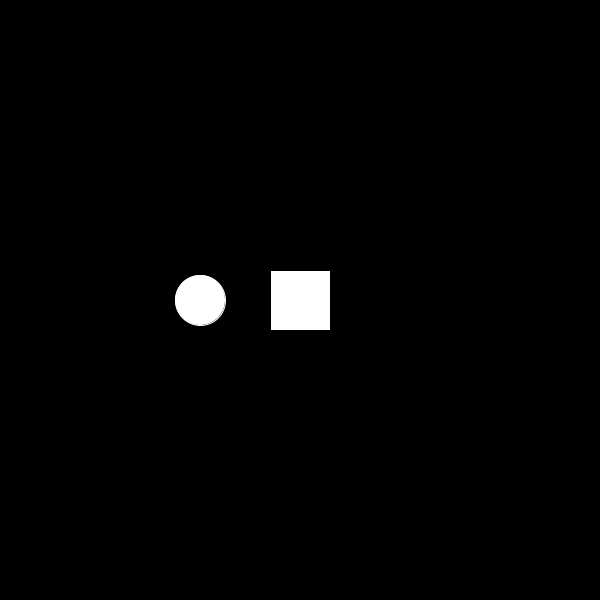
Frame 1 (no input)
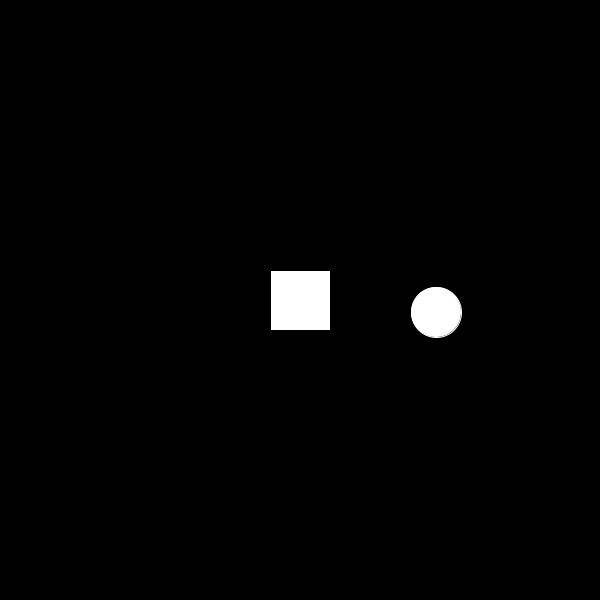
Frame 60 (the mouse pressed at the canvas centre just before this capture)
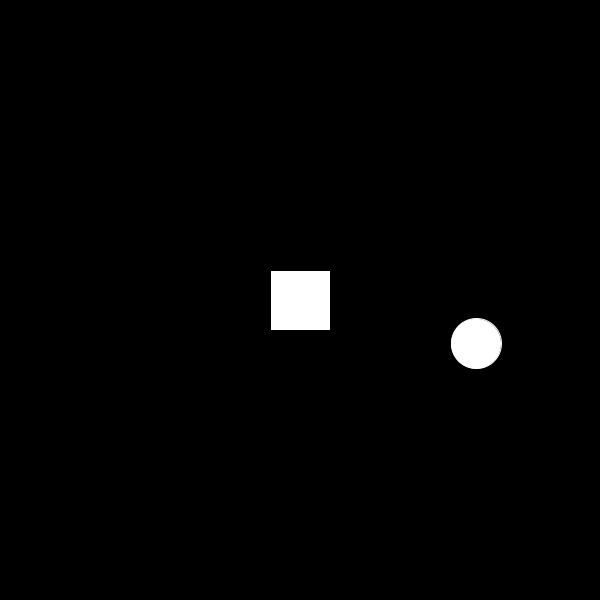
Frame 120 (the mouse held since frame 60 and released just before this capture)

The Processing sketch that drew these frames (run headless with seeded random() and noise(); from frame 60 on, the mouse is pressed at the canvas centre):

// Processing sketch: ClickToBounce
// ── ClickToBounce.pde
float x = 200; 
float y = 300; 
float xSpeed = 4; 
float ySpeed = 5;
boolean pause=false;


void setup() { 
  size(600, 600);
  ellipseMode(CENTER);
}

void draw() {
  if (pause==false) {
    background(0);
    fill(255); 
    stroke(255);
    ellipse(x, y, 50, 50); 

    fill(255);
    stroke(0);
    rectMode(CENTER);
    rect(300, 300, 60, 60);
    if (x<350 && x>250 && y<350 && y>250) {
      fill(255);
      println("yes");
      textSize(20);
      text("You Win!", 150, 150);
      pause=true;
      //x=300;
      //y=300;
    }

    ySpeed = ySpeed + 0.5; 
    x=x+xSpeed; 
    y=y+ySpeed; 

    if ((x>width-25) || (x<25)) {//left and right
      xSpeed = -xSpeed;
    } 
    if (y>height-25) {
      y = height - 50; 
      ySpeed = ySpeed * -0.9;
    } else if (y<25) {
      ySpeed=-ySpeed;
    }
  } else {
    if (keyPressed==true) {
      pause=false;
      x=200;
      y=200;
    }
  }
}

void mouseClicked() { 
  xSpeed = random(-10, 10);      
  ySpeed -=10;
}
